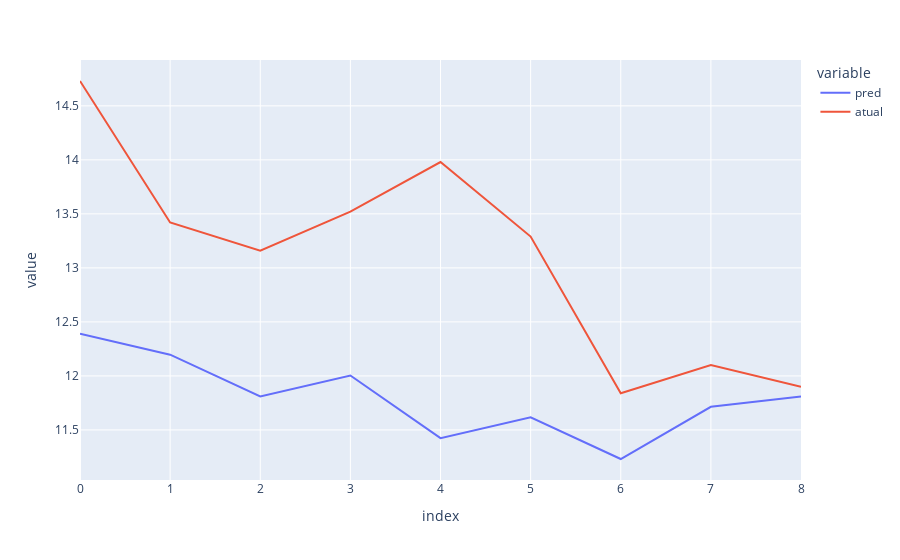

Here is the notebook cell this chart was saved with:
### Code cell
fig = px.line(compara2,x=compara2.index,y=['pred','atual'])
fig.show()

### Figure 1 — Plotly figure (JSON) as saved in the notebook; plotly's stock layout.template omitted (floating-point values rounded to 4 significant figures)
{"data": [{"hovertemplate": "variable=pred<br>index=%{x}<br>value=%{y}<extra></extra>", "legendgroup": "pred", "line": {"color": "#636efa", "dash": "solid"}, "marker": {"symbol": "circle"}, "mode": "lines", "name": "pred", "orientation": "v", "showlegend": true, "type": "scatter", "x": [0, 1, 2, 3, 4, 5, 6, 7, 8], "xaxis": "x", "y": [12.39, 12.2, 11.81, 12.0, 11.42, 11.62, 11.23, 11.71, 11.81], "yaxis": "y"}, {"hovertemplate": "variable=atual<br>index=%{x}<br>value=%{y}<extra></extra>", "legendgroup": "atual", "line": {"color": "#EF553B", "dash": "solid"}, "marker": {"symbol": "circle"}, "mode": "lines", "name": "atual", "orientation": "v", "showlegend": true, "type": "scatter", "x": [0, 1, 2, 3, 4, 5, 6, 7, 8], "xaxis": "x", "y": [14.73, 13.42, 13.16, 13.52, 13.98, 13.29, 11.84, 12.1, 11.9], "yaxis": "y"}], "layout": {"legend": {"title": {"text": "variable"}, "tracegroupgap": 0}, "margin": {"t": 60}, "xaxis": {"anchor": "y", "domain": [0, 1], "title": {"text": "index"}}, "yaxis": {"anchor": "x", "domain": [0, 1], "title": {"text": "value"}}}}
